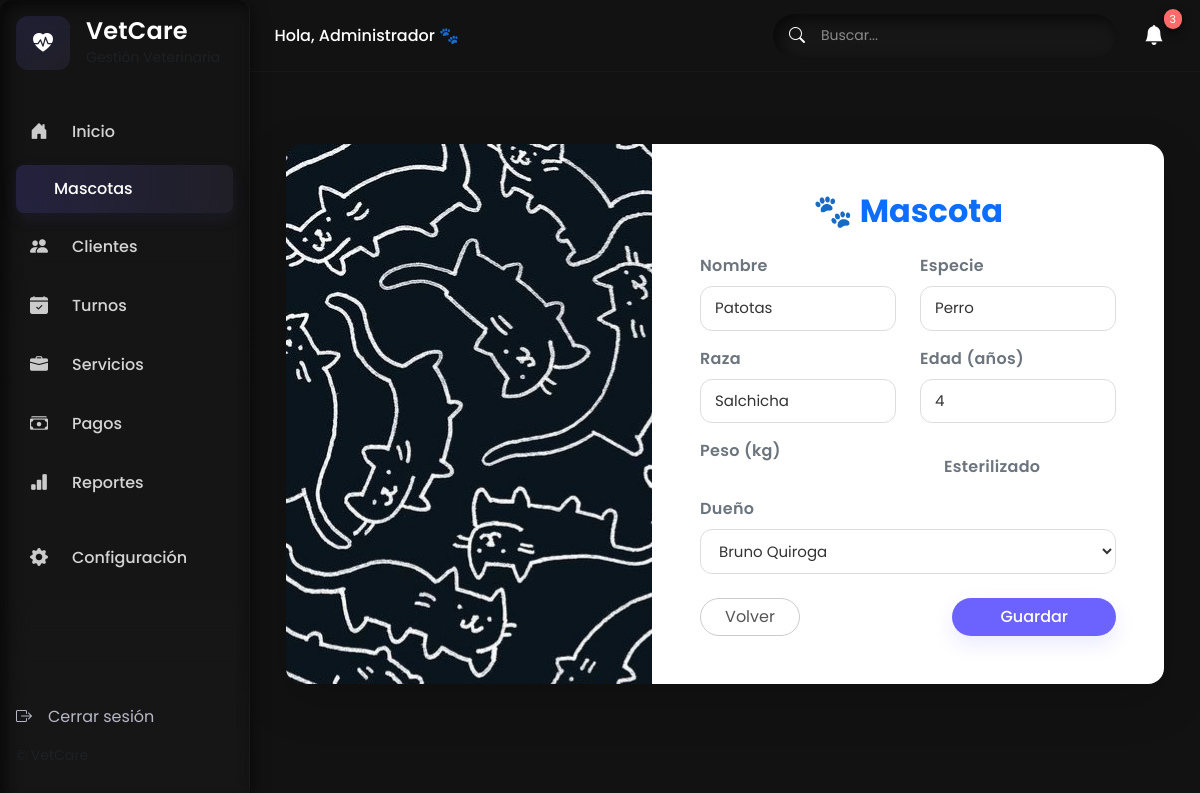
/mascotas/1/editar/, run on an earlier commit of the app's database.
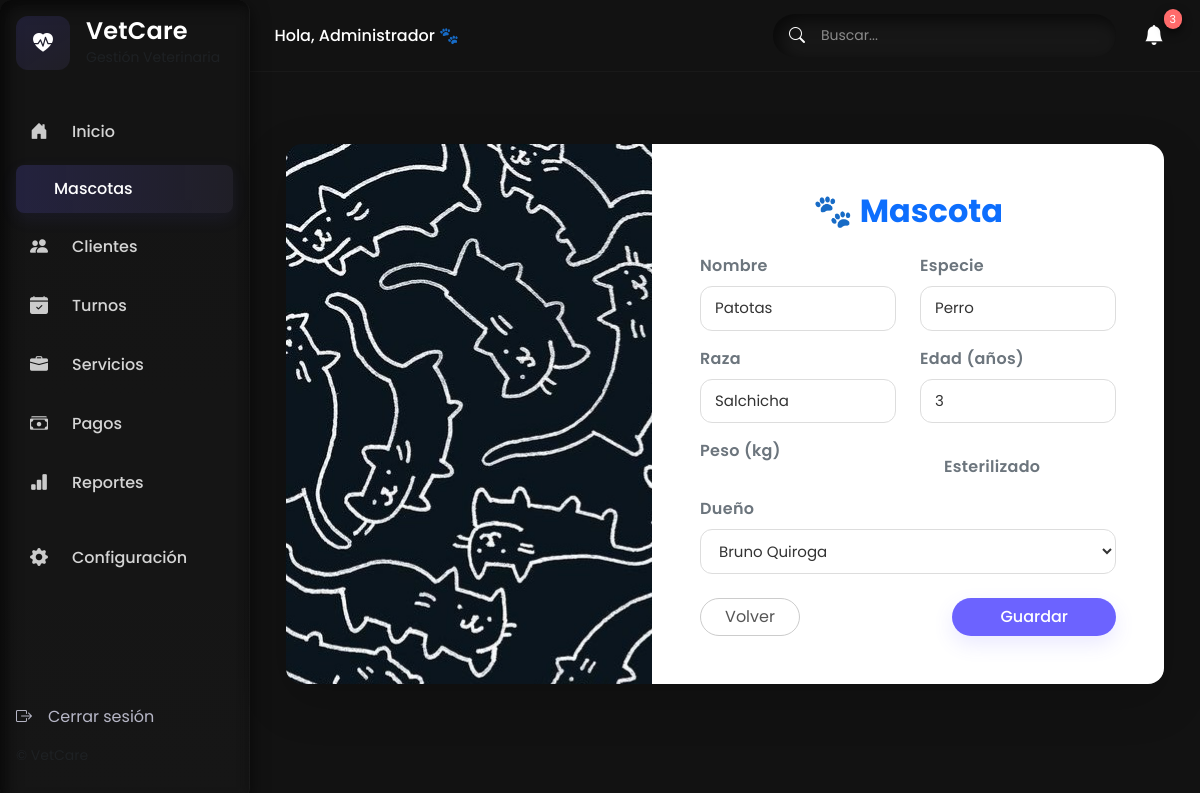
And on a later commit of the database.
### mascotas/models.py (models this page shows, shortened)
class Mascota(models.Model):
    nombre = models.CharField(max_length=100)
    especie = models.CharField(max_length=50)
    raza = models.CharField(max_length=50, blank=True, null=True)
    edad = models.IntegerField(blank=True, null=True)
    dueño = models.ForeignKey(Dueño, on_delete=models.CASCADE, related_name='mascotas')

### mascotas/views.py (the view)
# urls.py: path('mascotas/<int:pk>/editar/', MascotaUpdateView.as_view(), name='mascota_edit'),
class MascotaUpdateView(UpdateView):
    model = Mascota
    form_class = MascotaForm
    template_name = 'mascota_form.html'
    success_url = reverse_lazy('mascota_list')

### mascotas/forms.py
class MascotaForm(forms.ModelForm):
    class Meta:
        model = Mascota
        fields = '__all__'

### mascotas/models.py (called while the page is built)
    def __str__(self):
        return self.nombre

### VetCareDemo/mascotas/templates/mascota_form.html (shortened to what this page needs)
{% extends "base.html" %}
{% load static %}
{% block content %}
<div class="container py-5">
  <div class="mascota-form-card mx-auto shadow-lg rounded-4 overflow-hidden">
    <div class="row g-0">
      <div class="col-md-5 d-none d-md-block">
        <div class="mascota-form-image h-100" style="background-image: url('{% static 'img/pupassure-pet.jpg' %}');"></div>
      </div>
      <div class="col-md-7 bg-white p-5">
        <h2 class="mb-4 text-primary fw-bold text-center">🐾 {{ modo }} Mascota</h2>
        <form method="post" enctype="multipart/form-data" class="pupassure-form">
          <div class="row mb-3">
            <div class="col-md-6">
              <label for="{{ form.nombre.id_for_label }}" class="form-label fw-semibold text-secondary">Nombre</label>
              {{ form.nombre }}
            </div>
            <div class="col-md-6">
              <label for="{{ form.especie.id_for_label }}" class="form-label fw-semibold text-secondary">Especie</label>
              {{ form.especie }}
            </div>
          </div>
          <div class="row mb-3">
            <div class="col-md-6">
              <label for="{{ form.raza.id_for_label }}" class="form-label fw-semibold text-secondary">Raza</label>
              {{ form.raza }}
            </div>
            <div class="col-md-6">
              <label for="{{ form.edad.id_for_label }}" class="form-label fw-semibold text-secondary">Edad (años)</label>
              {{ form.edad }}
            </div>
          </div>
          <div class="row mb-3">
            <div class="col-md-6">
              <label for="{{ form.peso.id_for_label }}" class="form-label fw-semibold text-secondary">Peso (kg)</label>
            </div>
            <div class="col-md-6">
              <div class="form-check mt-3">
                <label class="form-check-label fw-semibold text-secondary" for="{{ form.esterilizado.id_for_label }}">
                  Esterilizado
                </label>
              </div>
            </div>
          </div>
          <div class="mb-4">
            <label for="{{ form.dueño.id_for_label }}" class="form-label fw-semibold text-secondary">Dueño</label>
            {{ form.dueño }}
          </div>
          <div class="d-flex justify-content-between mt-4">
            <a href="{% url 'mascota_list' %}" class="btn btn-outline-secondary rounded-pill px-4">Volver</a>
            <button type="submit" class="btn btn-primary rounded-pill px-5">Guardar</button>
          </div>
        </form>
      </div>
    </div>
  </div>
</div>
{% endblock %}

What changed in the data, as far as the page shows it:
changed Mascota "Patotas": edad "4" → "3"
